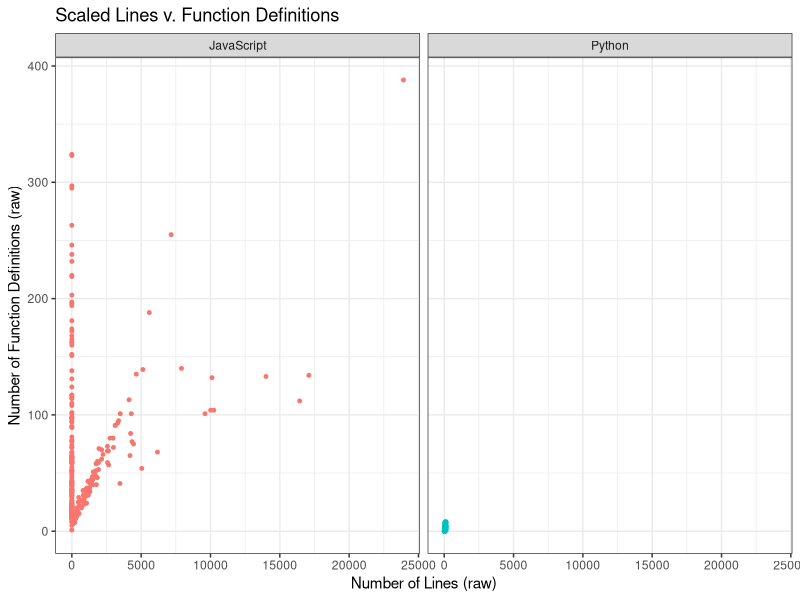
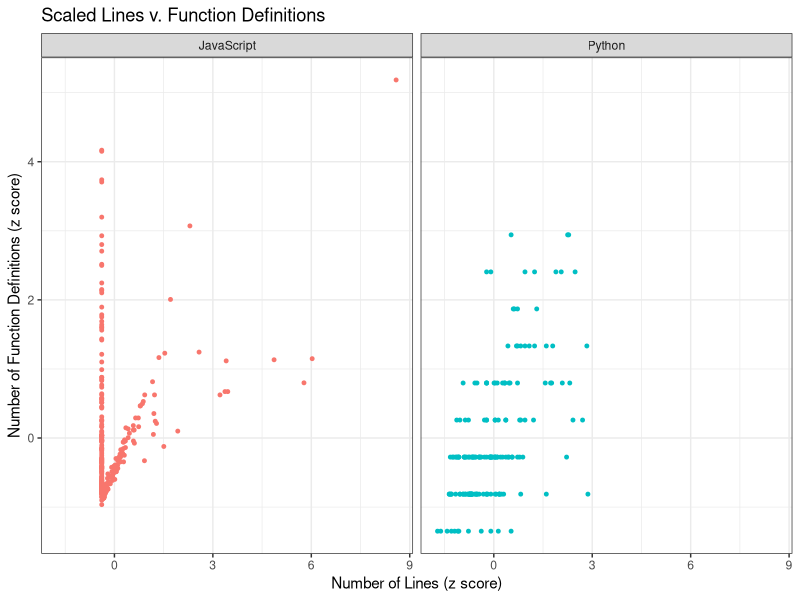
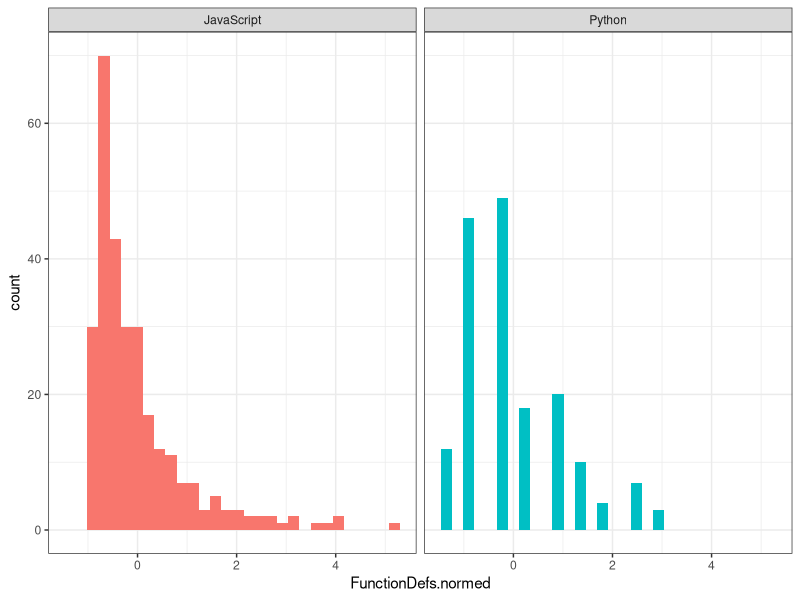
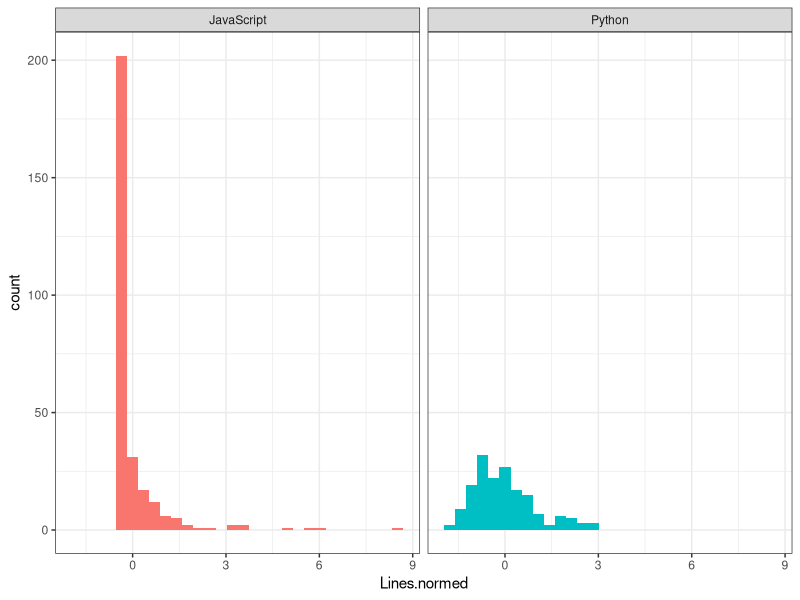
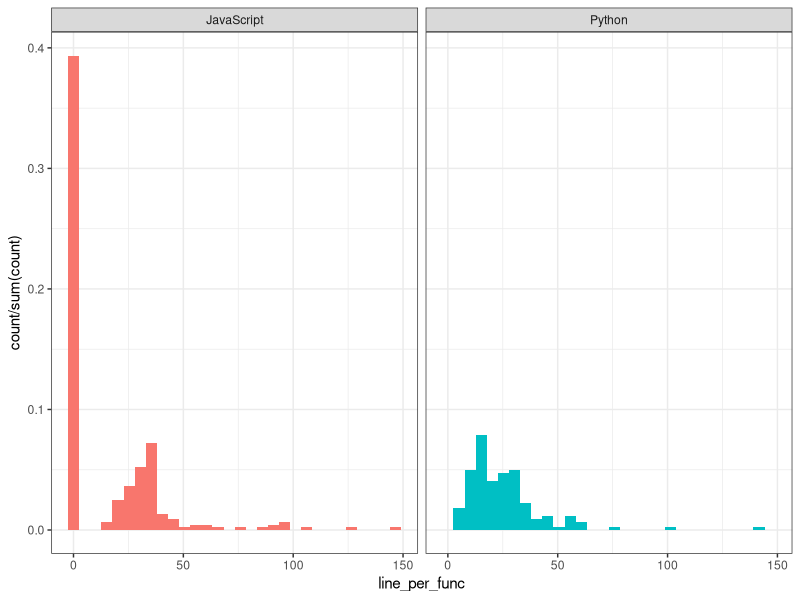

R code for these plots, in order:
## ---- chunk 1
knitr::opts_chunk$set(echo = TRUE)
## ---- chunk 2
# here is where I would like a block image to go for each lesson. Imagery is important to engage the learner.
## ---- chunk 3
library(ggplot2)
library(dplyr)

## ---- chunk 4

py = read.csv("../bin/PythonFiles/Stats/python_stats.csv")
colnames(py) <- c("Lines","FunctionDefs")
length(py$Lines)
#240 python programs
py$Language = "Python"

# JS programs
js = read.csv("../bin/JSFiles/Stats/js_stats.csv")
colnames(js) <- c("Lines","FunctionDefs")
js$Language= "JavaScript"

data = rbind(py,js)
# some programs must not have been finished yet from the repository of programs?
#data = data[data$Lines>0,]
#data = data[data$FunctionDefs>0,]

# we have a few outliers in our data that skew things
out_js.lines <- boxplot(data$Lines[data$Language=="JavaScript"], plot=FALSE)$out
out_js.funcs <- boxplot(data$FunctionDefs[data$Language=="JavaScript"], plot=FALSE)$out
out_py.lines <- boxplot(data$Lines[data$Language=="Python"], plot=FALSE)$out
out_py.funcs <- boxplot(data$FunctionDefs[data$Language=="Python"], plot=FALSE)$out


data <- data[-which(data$Lines[data$Language=="JavaScript"] %in% out_js.lines),]
data <- data[-which(data$FunctionDefs[data$Language=="JavaScript"] %in% out_js.funcs),]
data <- data[-which(data$Lines[data$Language=="Python"] %in% out_py.lines),]
data <- data[-which(data$FunctionDefs[data$Language=="Python"] %in% out_py.funcs),]

## ---- chunk 5
plt = ggplot(data,aes(Lines,FunctionDefs))+
  facet_wrap(~Language)+
  geom_point(aes(colour=Language),size=1, show.legend=FALSE)+
  #geom_vline(xintercept=mean(data$Lines),colour="red",linetype="dashed")+
  #geom_hline(yintercept=mean(data$FunctionDefs),colour="red",linetype="dashed")+
  ggtitle("Scaled Lines v. Function Definitions")+
  xlab("Number of Lines (raw)")+
  ylab("Number of Function Definitions (raw)")+
  
  theme_bw()
  
plt

#take a look at the scales between the two languages
data %>%
  group_by(Language) %>%
  summarise(mean(Lines),mean(FunctionDefs), sd(Lines),sd(FunctionDefs))
## ---- chunk 6
#we need to normalize in order to more fairly compare
data = data %>% 
  group_by(Language) %>%
  mutate(Lines.normed = scale(Lines)) %>%
  mutate(FunctionDefs.normed = scale(FunctionDefs))



## ---- chunk 7

plt = ggplot(data,aes(Lines.normed,FunctionDefs.normed))+
  facet_wrap(~Language)+
  geom_point(aes(colour=Language),size=1, show.legend=FALSE)+
  #geom_vline(xintercept=mean(data$Lines),colour="red",linetype="dashed")+
  #geom_hline(yintercept=mean(data$FunctionDefs),colour="red",linetype="dashed")+
  ggtitle("Scaled Lines v. Function Definitions")+
  xlab("Number of Lines (z score)")+
  ylab("Number of Function Definitions (z score)")+
  
  theme_bw()
  
plt
#ggsave("lines_and_defs.png",plt)


## ---- chunk 8
cor(data$FunctionDefs[data$Language=="JavaScript"],data$Lines[data$Language=="JavaScript"])

data2 = data[data$FunctionDefs>=10 & data$Lines>=200,]
cor(data2$FunctionDefs,data2$Lines)
## ---- chunk 9


# here we can take a look at the distributions of our normalized (z-scores) data
plt = ggplot(data, aes(FunctionDefs.normed,fill=Language))+
  geom_histogram(show.legend=FALSE)+
  #geom_density()+
  facet_wrap(~Language)+
  theme_bw()
plt

plt = ggplot(data, aes(Lines.normed,fill=Language))+
  geom_histogram(show.legend=FALSE)+
  #geom_density()+
  facet_wrap(~Language)+
  theme_bw()
plt
## ---- chunk 10
 
# Python number of function definitions
shapiro.test(data$FunctionDefs[data$Language=="Python"])

# JavaScript number of function definitions
shapiro.test(data$FunctionDefs[data$Language=="JavaScript"])

# Python number of lines
shapiro.test(data$Lines[data$Language=="Python"])

# JavaScript number of lines
shapiro.test(data$Lines[data$Language=="JavaScript"])

## ---- chunk 11
data <- data %>%
  group_by(Language) %>%
  mutate(line_per_func = Lines/(FunctionDefs))


plt = ggplot(data,aes(line_per_func,fill=Language))+
  geom_histogram(aes(y=..count../sum(..count..)),show.legend = FALSE)+
  facet_wrap(~Language)+
  theme_bw()
plt

data %>%
  group_by(Language) %>%
  summarise(mean(line_per_func))
